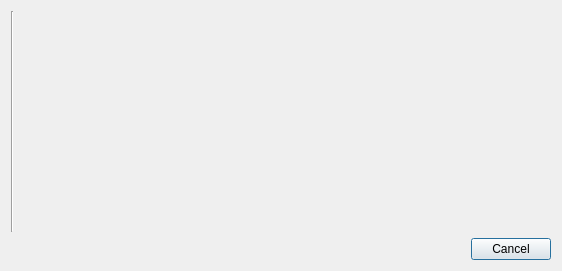
<?xml version="1.0" encoding="UTF-8"?>
<ui version="4.0">
 <class>AboutDialog</class>
 <widget class="QDialog" name="AboutDialog">
  <property name="geometry">
   <rect>
    <x>0</x>
    <y>0</y>
    <width>562</width>
    <height>271</height>
   </rect>
  </property>
  <property name="windowTitle">
   <string>О программе</string>
  </property>
  <layout class="QGridLayout" name="gridLayout_2">
   <item row="1" column="0">
    <layout class="QGridLayout" name="gridLayout">
     <item row="1" column="0">
      <layout class="QHBoxLayout" name="horizontalLayout">
       <item>
        <widget class="Line" name="line">
         <property name="orientation">
          <enum>Qt::Vertical</enum>
         </property>
        </widget>
       </item>
       <item>
        <widget class="QTextBrowser" name="textBrowser">
         <property name="enabled">
          <bool>true</bool>
         </property>
         <property name="styleSheet">
          <string notr="true">background: transparent;</string>
         </property>
         <property name="frameShape">
          <enum>QFrame::NoFrame</enum>
         </property>
         <property name="frameShadow">
          <enum>QFrame::Plain</enum>
         </property>
         <property name="html">
          <string>&lt;!DOCTYPE HTML PUBLIC &quot;-//W3C//DTD HTML 4.0//EN&quot; &quot;http://www.w3.org/TR/REC-html40/strict.dtd&quot;&gt;
&lt;html&gt;&lt;head&gt;&lt;meta name=&quot;qrichtext&quot; content=&quot;1&quot; /&gt;&lt;style type=&quot;text/css&quot;&gt;
p, li { white-space: pre-wrap; }
&lt;/style&gt;&lt;/head&gt;&lt;body style=&quot; font-family:'Sans Serif'; font-size:9pt; font-weight:400; font-style:normal;&quot;&gt;
&lt;p style=&quot;-qt-paragraph-type:empty; margin-top:0px; margin-bottom:0px; margin-left:0px; margin-right:0px; -qt-block-indent:0; text-indent:0px;&quot;&gt;&lt;br /&gt;&lt;/p&gt;&lt;/body&gt;&lt;/html&gt;</string>
         </property>
        </widget>
       </item>
      </layout>
     </item>
     <item row="2" column="0">
      <widget class="QDialogButtonBox" name="buttonBox">
       <property name="orientation">
        <enum>Qt::Horizontal</enum>
       </property>
       <property name="standardButtons">
        <set>QDialogButtonBox::Cancel</set>
       </property>
      </widget>
     </item>
    </layout>
   </item>
  </layout>
 </widget>
 <resources/>
 <connections>
  <connection>
   <sender>buttonBox</sender>
   <signal>rejected()</signal>
   <receiver>AboutDialog</receiver>
   <slot>close()</slot>
   <hints>
    <hint type="sourcelabel">
     <x>316</x>
     <y>260</y>
    </hint>
    <hint type="destinationlabel">
     <x>286</x>
     <y>274</y>
    </hint>
   </hints>
  </connection>
 </connections>
</ui>
